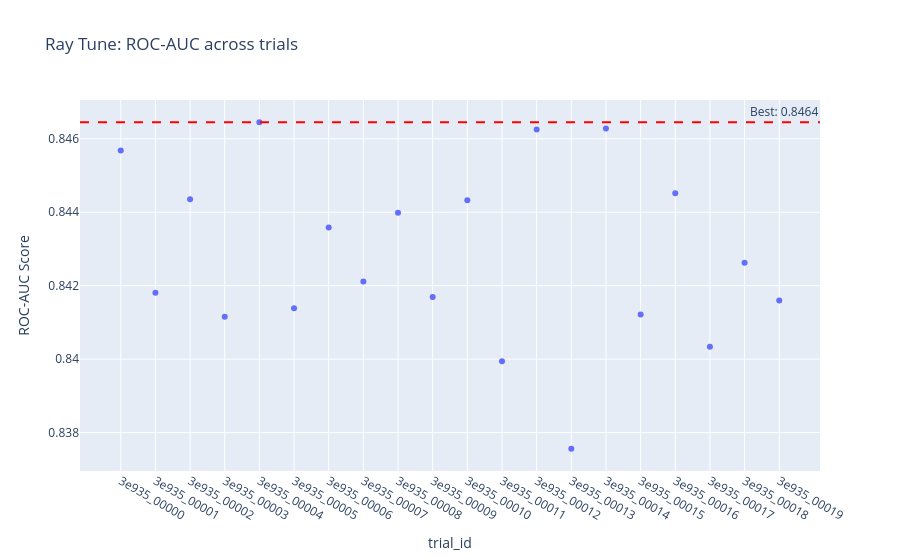

Notebook code cell kept with this figure:
### Code cell
# Visualize Ray Tune results
results_df = analysis_ray.results_df

fig = px.scatter(results_df, 
                 x=results_df.index, 
                 y='roc_auc',
                 title='Ray Tune: ROC-AUC across trials',
                 labels={'x': 'Trial Number', 'roc_auc': 'ROC-AUC Score'})
fig.add_hline(y=results_df['roc_auc'].max(), 
              line_dash='dash', 
              line_color='red',
              annotation_text=f"Best: {results_df['roc_auc'].max():.4f}")
fig.show()

### Figure 1 — Plotly figure (JSON) as saved in the notebook; plotly's stock layout.template omitted (floating-point values rounded to 4 significant figures)
{"data": [{"hovertemplate": "trial_id=%{x}<br>ROC-AUC Score=%{y}<extra></extra>", "legendgroup": "", "marker": {"color": "#636efa", "symbol": "circle"}, "mode": "markers", "name": "", "orientation": "v", "showlegend": false, "type": "scatter", "x": ["3e935_00000", "3e935_00001", "3e935_00002", "3e935_00003", "3e935_00004", "3e935_00005", "3e935_00006", "3e935_00007", "3e935_00008", "3e935_00009", "3e935_00010", "3e935_00011", "3e935_00012", "3e935_00013", "3e935_00014", "3e935_00015", "3e935_00016", "3e935_00017", "3e935_00018", "3e935_00019"], "xaxis": "x", "y": [0.8457, 0.8418, 0.8444, 0.8412, 0.8464, 0.8414, 0.8436, 0.8421, 0.844, 0.8417, 0.8443, 0.8399, 0.8463, 0.8376, 0.8463, 0.8412, 0.8445, 0.8403, 0.8426, 0.8416], "yaxis": "y"}], "layout": {"annotations": [{"showarrow": false, "text": "Best: 0.8464", "x": 1, "xanchor": "right", "xref": "x domain", "y": 0.8464, "yanchor": "bottom", "yref": "y"}], "legend": {"tracegroupgap": 0}, "shapes": [{"line": {"color": "red", "dash": "dash"}, "type": "line", "x0": 0, "x1": 1, "xref": "x domain", "y0": 0.8464, "y1": 0.8464, "yref": "y"}], "title": {"text": "Ray Tune: ROC-AUC across trials"}, "xaxis": {"anchor": "y", "domain": [0, 1], "title": {"text": "trial_id"}}, "yaxis": {"anchor": "x", "domain": [0, 1], "title": {"text": "ROC-AUC Score"}}}}
